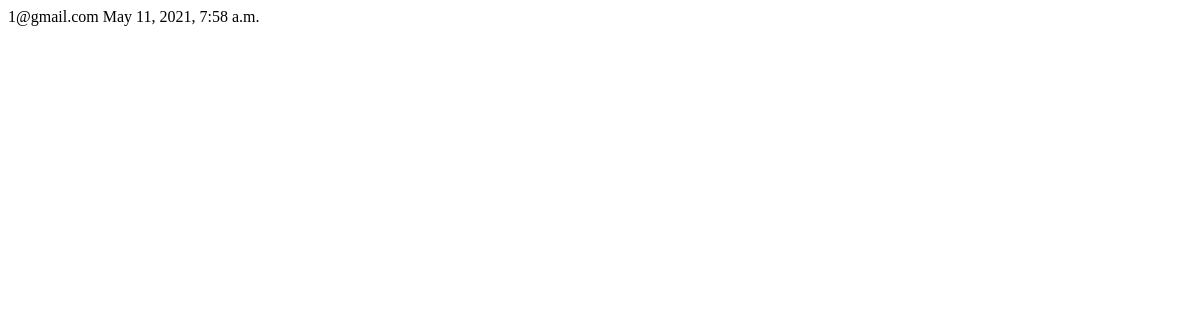
Before: /home/2/ (signed in) with the older database file.
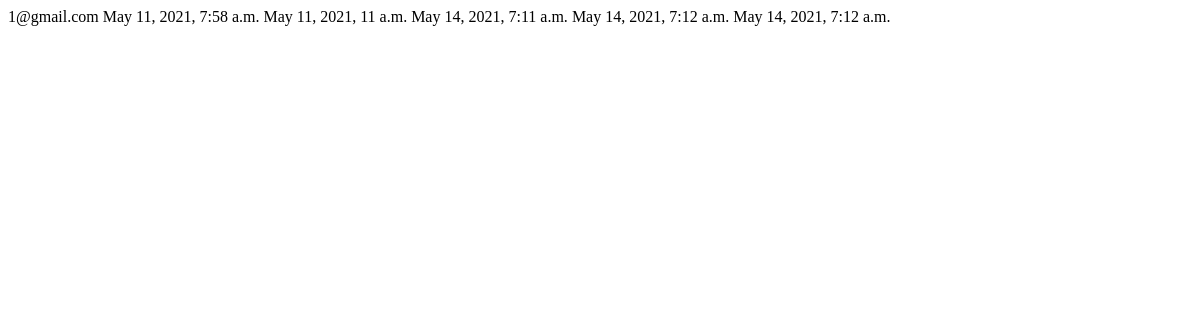
After: the same page with the newer database file.
### accounts/models.py (models this page shows, shortened)
class User(AbstractBaseUser):
    email = models.EmailField(unique=True, max_length=255)
    name = models.CharField(
        max_length=255,
        blank=False,
        null=False
    )
    surname = models.CharField(
        max_length=255,
        blank=False,
        null=False
    )
    break_time = models.IntegerField(default=0)
    is_admin = models.BooleanField(default=False)
    timestamp = models.DateTimeField(auto_now_add=True)
    role = models.CharField(
        max_length=10,
        choices=UserRoles.choices,
        default=UserRoles.STUDENT,
        verbose_name="Роль пользователя",
    )
    is_staff = models.BooleanField(default=False)
    USERNAME_FIELD = 'email'
    REQUIRED_FIELDS = []
    objects = CustomManager()

class Lesson(models.Model):
    duration = models.IntegerField(blank=False, default=45)
    is_cansalled = models.BooleanField(blank=False, default=False)
    is_payed =models.BooleanField(default=False)
    student_pk = models.ForeignKey(User, models.SET_NULL, blank=False, null=True, related_name='student_lesson')
    teacher_pk = models.ForeignKey(User, models.SET_NULL, blank=False, null=True, related_name='teacher_lesson')
    start_datetime = models.DateTimeField(blank=False)
    class Meta:
        ordering = ['start_datetime']

### accounts/views.py (the view)
# urls.py: path('home/<int:pk>/', home, name='home'),
def home(request, pk):
    lessons = Lesson.objects.filter(student_pk=request.user.id) | Lesson.objects.filter(teacher_pk=request.user.id)
    print(lessons)
    user_context = {'pk': request.user.id, 'text': get_object_or_404(User, pk=request.user.id).email, 'lessons': lessons}
    if request.user.role != UserRoles.ADMIN and request.user.id != pk:
        return render(request, 'home.html', context=user_context)
    admin_context = {'pk': pk, 'text': get_object_or_404(User, pk=pk).email, 'lessons': lessons}
    return render(request, 'home.html', context=admin_context)

### templates/home.html (shortened to what this page needs)
<!DOCTYPE html>
<html lang="en">
<head>
</head>
<body>
    {{ text }}
    {% for lesson in lessons %}
        {{ lesson.start_datetime }}
    {% endfor %}
</body>
</html>

Changed rows visible on the page:
added Lesson: start_datetime "May 11, 2021, 11 a.m."
added Lesson: start_datetime "May 14, 2021, 7:11 a.m."
added Lesson: start_datetime "May 14, 2021, 7:12 a.m."
added Lesson: start_datetime "May 14, 2021, 7:12 a.m."
